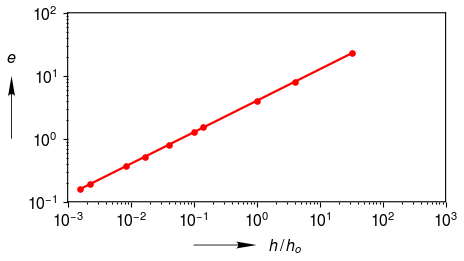

This chart was generated by the following Python code:
# -*- coding: utf-8 -*-
"""
Created on Sat Apr 18 15:19:31 2015

@author: Ben
"""
import clearplot.plot_functions as pf
import numpy as np

x = np.array([33.0, 4.0, 1.0, 1.0/7.0, 1.0/10.0, 1.0/25.0, 1.0/60.0, \
    1.0/120.0, 1.0/439.0, 1.0/645.0])
y = 4.0 * x**0.5 

pf.plot('log_log_plot.png', x, y, \
    x_label = [r'h\,/\,h_o'], y_label = ['e'], \
    x_scale = 'log', y_scale = 'log', x_lim = [None, 1000], \
    marker_shapes = 'o', marker_edge_widths = 0)
